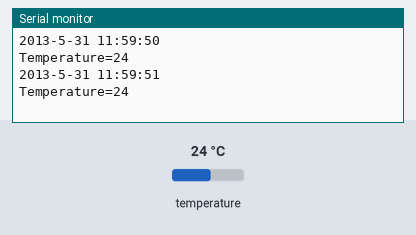
Simulated run of this sketch. Board: Arduino Uno, built with avr-gcc and run on an emulated ATmega328P. Parts: the last lines printed to the serial monitor. The inputs (shaded band) are chosen by the test bench; at power-on: temperature 24 °C. The local clock reads 2024-03-15 10:24:30 at power-on unless the sketch sets it.

Above: at 1.8 s.
1.9 s: temperature set to 12 °C
At 2.9 s:
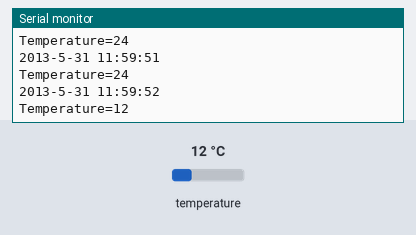
3.4 s: temperature set to 19 °C
At 4.9 s:
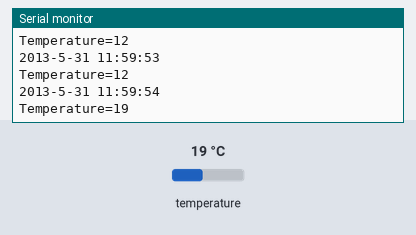
Timing chart, 0 to 6.4 s (numbered marks = the images above; inputs shaded):
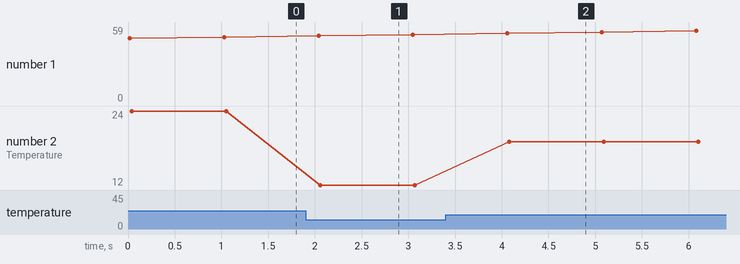

The sketch:

time_temper.ino
```cpp
/*
DS3231_test.pde
Eric Ayars
4/11

Test/demo of read routines for a DS3231 RTC.

Turn on the serial monitor after loading this to check if things are
working as they should.

*/

#include <DS3231.h>
#include <Wire.h>

DS3231 Clock;
bool Century=false;
bool h12;
bool PM;
byte ADay, AHour, AMinute, ASecond, ABits;
bool ADy, A12h, Apm;

byte year, month, date, DoW, hour, minute, second;

void setup() {
	// Start the I2C interface
	Wire.begin();
        Clock.setSecond(50);//Set the second
        Clock.setMinute(59);//Set the minute
        Clock.setHour(11);  //Set the hour
        Clock.setDoW(5);    //Set the day of the week
        Clock.setDate(31);  //Set the date of the month
        Clock.setMonth(5);  //Set the month of the year
        Clock.setYear(13);  //Set the year (Last two digits of the year)
	// Start the serial interface
	Serial.begin(9600);
}
void ReadDS3231()
{
  int second,minute,hour,date,month,year,temperature;
  second=Clock.getSecond();
  minute=Clock.getMinute();
  hour=Clock.getHour(h12, PM);
  date=Clock.getDate();
  month=Clock.getMonth(Century);
  year=Clock.getYear();

  temperature=Clock.getTemperature();

  Serial.print("20");
  Serial.print(year,DEC);
  Serial.print('-');
  Serial.print(month,DEC);
  Serial.print('-');
  Serial.print(date,DEC);
  Serial.print(' ');
  Serial.print(hour,DEC);
  Serial.print(':');
  Serial.print(minute,DEC);
  Serial.print(':');
  Serial.print(second,DEC);
  Serial.print('\n');
  Serial.print("Temperature=");
  Serial.print(temperature);
  Serial.print('\n');
}
void loop() {ReadDS3231();delay(1000);
	// send what's going on to the serial monitor.
	// Start with the year
/*	Serial.print("2");
	if (Century) {			// Won't need this for 89 years.
		Serial.print("1");
	} else {
		Serial.print("0");
	}
	Serial.print(Clock.getYear(), DEC);
	Serial.print('-');
	// then the month
	Serial.print(Clock.getMonth(Century), DEC);
	Serial.print('-');
	// then the date
	Serial.print(Clock.getDate(), DEC);
	Serial.print(' ');*/
	// and the day of the week
	/*Serial.print(Clock.getDoW(), DEC);
	Serial.print(' ');*/
	// Finally the hour, minute, and second
	/*Serial.print(Clock.getHour(h12, PM), DEC);
	Serial.print(':');
	Serial.print(Clock.getMinute(), DEC);
	Serial.print(':');
	Serial.print(Clock.getSecond(), DEC);
	// Add AM/PM indicator
	if (h12) {
		if (PM) {
			Serial.print(" PM ");
		} else {
			Serial.print(" AM ");
		}
	} else {
		Serial.print(" 24h ");
	}
	// Display the temperature
	Serial.print("T=");
	Serial.print(Clock.getTemperature(), 2);
	// Tell whether the time is (likely to be) valid
	if (Clock.oscillatorCheck()) {
		Serial.print(" O+");
	} else {
		Serial.print(" O-");
	}*/
	// Indicate whether an alarm went off
	/*if (Clock.checkIfAlarm(1)) {
		Serial.print(" A1!");
	}
	if (Clock.checkIfAlarm(2)) {
		Serial.print(" A2!");
	}*/
	// New line on display
	//Serial.print('\n');
       // delay(1000);
	// Display Alarm 1 information
/*	Serial.print("Alarm 1: ");
	Clock.getA1Time(ADay, AHour, AMinute, ASecond, ABits, ADy, A12h, Apm);
	Serial.print(ADay, DEC);
	if (ADy) {
		Serial.print(" DoW");
	} else {
		Serial.print(" Date");
	}
	Serial.print(' ');
	Serial.print(AHour, DEC);
	Serial.print(' ');
	Serial.print(AMinute, DEC);
	Serial.print(' ');
	Serial.print(ASecond, DEC);
	Serial.print(' ');
	if (A12h) {
		if (Apm) {
			Serial.print('pm ');
		} else {
			Serial.print('am ');
		}
	}
	if (Clock.checkAlarmEnabled(1)) {
		Serial.print("enabled");
	}
	Serial.print('\n');
	// Display Alarm 2 information
	Serial.print("Alarm 2: ");
	Clock.getA2Time(ADay, AHour, AMinute, ABits, ADy, A12h, Apm);
	Serial.print(ADay, DEC);
	if (ADy) {
		Serial.print(" DoW");
	} else {
		Serial.print(" Date");
	}
	Serial.print(' ');
	Serial.print(AHour, DEC);
	Serial.print(' ');
	Serial.print(AMinute, DEC);
	Serial.print(' ');
	if (A12h) {
		if (Apm) {
			Serial.print('pm');
		} else {
			Serial.print('am');
		}
	}
	if (Clock.checkAlarmEnabled(2)) {
		Serial.print("enabled");
	}*/
	/* display alarm bits
	Serial.print('\n');
	Serial.print('Alarm bits: ');
	Serial.print(ABits, DEC);
	*/
/*
	Serial.print('\n');
	Serial.print('\n');
	delay(1000);

	// Display the time once more as a test of the getTime() function
	Clock.getTime(year, month, date, DoW, hour, minute, second);

        Serial.print(year, DEC);
        Serial.print("/");
	Serial.print(month, DEC);
        Serial.print("/");
	Serial.print(date, DEC);
        Serial.print("day of the week :");
	Serial.println(DoW, DEC);
	Serial.print(hour, DEC);
        Serial.print(":");
	Serial.print(minute, DEC);
        Serial.print(":");
	Serial.println(second, DEC);*/
}
```

reley_example.cpp
```cpp
int Relay = 6;

void setup()
{
  pinMode(Relay, OUTPUT);
}

void loop()
{
  digitalWrite(Relay, LOW);   // реле включено
  delay(2000);
  digitalWrite(Relay, HIGH);  // реле выключено
  delay(2000);
}

/**
*Рабочая тестовая версия реле. Проверить перед работой на *каких портах подключено реле
*/
```

Measured:
- after the input at 1.9 s, the serial monitor: prints a new line after 0.16 s (image 1)
- after the input at 3.4 s, the serial monitor: prints a new line after 0.68 s (image 2)
- plotted number 2: 24 → 12 after the input at 1.9 s, 12 → 19 after the input at 3.4 s
